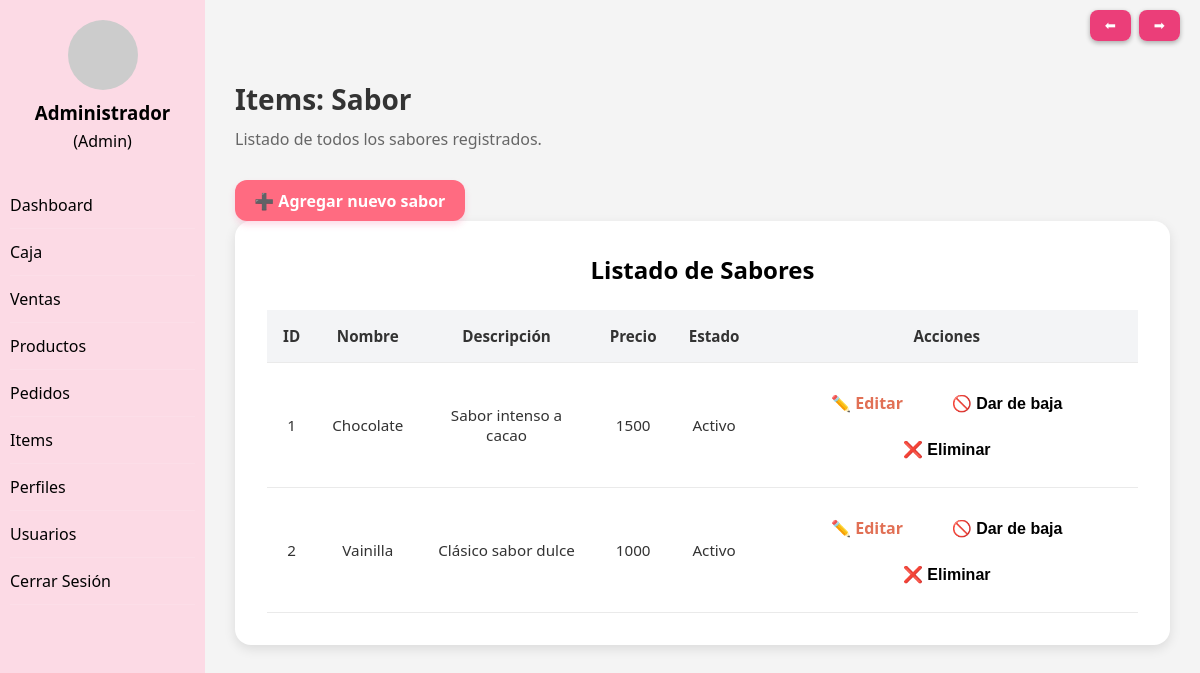
Screenshot of /views/pastel/listado_sabor.php (signed in) with the database file from the repository.
### tables this page shows
CREATE TABLE sabor (ID_sabor INT NOT NULL AUTO_INCREMENT,
sabor_nombre VARCHAR (20) NOT NULL,
sabor_descripcion VARCHAR (100),
sabor_precio FLOAT(10,2) NOT NULL DEFAULT 0,
RELA_estado_decoraciones INT NOT NULL,
PRIMARY KEY (ID_sabor));

CREATE TABLE estado_decoraciones (ID_estado_decoraciones INT NOT NULL AUTO_INCREMENT,
estado_decoraciones_descri VARCHAR (20) NOT NULL,
PRIMARY KEY (ID_estado_decoraciones));

### views/pastel/listado_sabor.php (the view, shortened to what this page needs)
<?php
include("../../includes/header.php");
require_once "C:/laragon/www/nuevo_ck/includes/navegacion.php";
$pdo = getConexion();
$query = "SELECT s.id_sabor, s.sabor_nombre,
                s.sabor_descripcion, s.sabor_precio,
                e.estado_decoraciones_descri
            FROM sabor s
            JOIN estado_decoraciones e
            ON s.RELA_estado_decoraciones = e.ID_estado_decoraciones";
$stmt = $pdo->query($query);
$resultado = $stmt->fetchAll(PDO::FETCH_ASSOC);
?>
<h1>Items: Sabor</h1>
<p class="description">Listado de todos los sabores registrados.</p>
<a href="form_alta_sabor.php" class="btn-add">➕ Agregar nuevo sabor</a>
<div class="admin-table">
    <h2>Listado de Sabores</h2>
    <table>
        <thead>
            <tr>
                <th>ID</th>
                <th>Nombre</th>
                <th>Descripción</th>
                <th>Precio</th>
                <th>Estado</th>
                <th>Acciones</th>
            </tr>
        </thead>
        <tbody>
            <?php foreach ($resultado as $row) { ?>
                <tr>
                    <td><?php echo $row["id_sabor"]; ?></td>
                    <td><?php echo htmlspecialchars($row["sabor_nombre"]); ?></td>
                    <td><?php echo htmlspecialchars($row["sabor_descripcion"]); ?></td>
                    <td><?php echo htmlspecialchars($row["sabor_precio"]); ?></td>
                    <td><?php echo $row["estado_decoraciones_descri"]; ?></td>
                    <td>
                        <a class="btn-action btn-edit" href="form_modificar_sabor.php?id_sabor=<?php echo $row['id_sabor']; ?>"> ✏️ Editar </a>
                        <form id="form-baja-<?= $row['id_sabor']; ?>" method="post" action="../../controllers/pastel/baja_logica_sabor.php" style="display:inline;">
                            <button type="button" class="btn-action btn-baja" onclick="confirmarBaja('<?= $row['id_sabor']; ?>', 'form-baja')">🚫 Dar de baja</button>
                        </form>
                        <form id="form-eliminar-<?= $row['id_sabor']; ?>" method="post" action="../../controllers/pastel/baja_fisica_sabor.php" style="display:inline;">
                            <button type="button" class="btn-action btn-delete" onclick="confirmarEliminacion('<?= $row['id_sabor']; ?>', 'form-eliminar')">❌ Eliminar</button>
                        </form>
                </tr>
            <?php } ?>
        </tbody>
    </table>
</div>

### public/css/header.css (style rules this page uses)
* { margin: 0; padding: 0; box-sizing: border-box; }
body { display: flex; font-family: 'Segoe UI', sans-serif; background-color: #f4f4f4; color: #333; min-height: 100vh; }
.main-content h1 { font-size: 28px; margin-bottom: 10px; }
.description { margin-bottom: 30px; color: #666; }
.admin-table { background-color: #fff; padding: 2rem; border-radius: 16px; box-shadow: 0 4px 12px rgba(0, 0, 0, 0.1); margin-bottom: 2rem; overflow-x: auto; }
.admin-table h2 { text-align: center; color: #000; margin-bottom: 1.5rem; }
.admin-table table { width: 100%; border-collapse: collapse; min-width: 800px; }
.admin-table th, .admin-table td { padding: 1rem; text-align: center; border-bottom: 1px solid #eaeaea; font-size: 0.95rem; }
.admin-table th { background-color: #f3f4f6; color: #333; font-weight: bold; }
.admin-table a { color: #e17055; text-decoration: none; font-weight: bold; }
.btn-add { display: inline-block; text-decoration: none; padding: 0.6rem 1.2rem; background-color: #ff6b81; color: #fff; border: none; border-radius: 12px; font-weight: 600; font-size: 1rem; cursor: pointer; text-align: center; transition: background-color 0.3s ease, transform 0.2s ease, box-shadow 0.2s ease; box-shadow: 0 4px 6px rgba(247, 143, 179, 0.3); }
.btn-action { display: inline-block; padding: 0.6rem 1.2rem; font-size: 1rem; font-weight: 600; border: none; border-radius: 8px; color: #000; text-decoration: none; cursor: pointer; transition: all 0.3s ease; margin: 0.2rem; }
.btn-edit { background-color: #fff; }
.btn-baja { background-color: #fff; }
.btn-delete { background-color: #fff; }

### rows the page displays
sabor: ID_sabor "1", sabor_nombre "Chocolate", sabor_descripcion "Sabor intenso a cacao", sabor_precio "1500", estado_decoraciones.estado_decoraciones_descri "Activo"
sabor: ID_sabor "2", sabor_nombre "Vainilla", sabor_descripcion "Clásico sabor dulce", sabor_precio "1000", estado_decoraciones.estado_decoraciones_descri "Activo"
